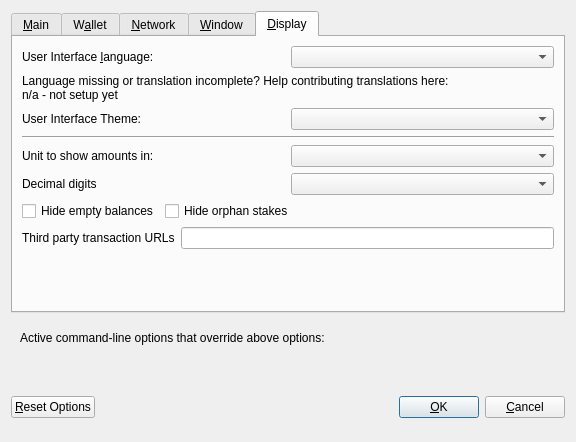
<?xml version="1.0" encoding="UTF-8"?>
<ui version="4.0">
 <class>OptionsDialog</class>
 <widget class="QDialog" name="OptionsDialog">
  <property name="geometry">
   <rect>
    <x>0</x>
    <y>0</y>
    <width>576</width>
    <height>442</height>
   </rect>
  </property>
  <property name="windowTitle">
   <string>Options</string>
  </property>
  <property name="modal">
   <bool>true</bool>
  </property>
  <layout class="QVBoxLayout" name="verticalLayout">
   <item>
    <widget class="QTabWidget" name="tabWidget">
     <property name="currentIndex">
      <number>4</number>
     </property>
     <widget class="QWidget" name="tabMain">
      <attribute name="title">
       <string>&amp;Main</string>
      </attribute>
      <layout class="QVBoxLayout" name="verticalLayout_Main">
       <item>
        <widget class="QCheckBox" name="bitcoinAtStartup">
         <property name="toolTip">
          <string>Automatically start Novacash after logging in to the system.</string>
         </property>
         <property name="text">
          <string>&amp;Start Novacash on system login</string>
         </property>
        </widget>
       </item>
       <item>
        <layout class="QHBoxLayout" name="horizontalLayout_2_Main">
         <item>
          <widget class="QLabel" name="databaseCacheLabel">
           <property name="text">
            <string>Size of &amp;database cache</string>
           </property>
           <property name="textFormat">
            <enum>Qt::PlainText</enum>
           </property>
           <property name="buddy">
            <cstring>databaseCache</cstring>
           </property>
          </widget>
         </item>
         <item>
          <widget class="QSpinBox" name="databaseCache"/>
         </item>
         <item>
          <widget class="QLabel" name="databaseCacheUnitLabel">
           <property name="text">
            <string>MB</string>
           </property>
           <property name="textFormat">
            <enum>Qt::PlainText</enum>
           </property>
          </widget>
         </item>
         <item>
          <spacer name="horizontalSpacer_2_Main">
           <property name="orientation">
            <enum>Qt::Horizontal</enum>
           </property>
           <property name="sizeHint" stdset="0">
            <size>
             <width>40</width>
             <height>20</height>
            </size>
           </property>
          </spacer>
         </item>
        </layout>
       </item>
       <item>
        <layout class="QHBoxLayout" name="horizontalLayout_3_Main">
         <item>
          <widget class="QLabel" name="threadsScriptVerifLabel">
           <property name="text">
            <string>Number of script &amp;verification threads</string>
           </property>
           <property name="textFormat">
            <enum>Qt::PlainText</enum>
           </property>
           <property name="buddy">
            <cstring>threadsScriptVerif</cstring>
           </property>
          </widget>
         </item>
         <item>
          <widget class="QSpinBox" name="threadsScriptVerif">
           <property name="toolTip">
            <string>(0 = auto, &lt;0 = leave that many cores free)</string>
           </property>
          </widget>
         </item>
         <item>
          <spacer name="horizontalSpacer_3_Main">
           <property name="orientation">
            <enum>Qt::Horizontal</enum>
           </property>
           <property name="sizeHint" stdset="0">
            <size>
             <width>40</width>
             <height>20</height>
            </size>
           </property>
          </spacer>
         </item>
        </layout>
       </item>
       <item>
        <spacer name="verticalSpacer_2">
         <property name="orientation">
          <enum>Qt::Vertical</enum>
         </property>
         <property name="sizeHint" stdset="0">
          <size>
           <width>20</width>
           <height>40</height>
          </size>
         </property>
        </spacer>
       </item>
       <item>
        <widget class="QWidget" name="verticalZnovaOptionsWidget" native="true">
         <layout class="QVBoxLayout" name="verticalZnovaOptionsLayout">
          <property name="leftMargin">
           <number>0</number>
          </property>
          <property name="topMargin">
           <number>0</number>
          </property>
          <property name="rightMargin">
           <number>0</number>
          </property>
          <property name="bottomMargin">
           <number>0</number>
          </property>
          <item>
           <layout class="QHBoxLayout" name="horizontalAutomintingLayout">
            <item>
             <widget class="QCheckBox" name="checkBoxZeromintEnable">
              <property name="toolTip">
               <string>Enable automatic minting of NOVA units to zNOVA</string>
              </property>
              <property name="layoutDirection">
               <enum>Qt::LeftToRight</enum>
              </property>
              <property name="text">
               <string>Enable zNOVA Automint</string>
              </property>
             </widget>
            </item>
            <item>
             <widget class="QCheckBox" name="checkBoxZeromintAddresses">
              <property name="toolTip">
               <string>Enable automatic zNOVA minting from specific addresses</string>
              </property>
              <property name="layoutDirection">
               <enum>Qt::LeftToRight</enum>
              </property>
              <property name="text">
               <string>Enable Automint Addresses</string>
              </property>
             </widget>
            </item>
           </layout>
          </item>
          <item>
           <layout class="QHBoxLayout" name="horizontalZmintPercentageLayout">
            <item>
             <widget class="QLabel" name="percentage_label">
              <property name="toolTip">
               <string>Percentage of incoming NOVA which get automatically converted to zNOVA via Zerocoin Protocol (min: 10%)</string>
              </property>
              <property name="text">
               <string>Percentage of autominted zNOVA</string>
              </property>
             </widget>
            </item>
            <item>
             <widget class="QSpinBox" name="zeromintPercentage">
              <property name="minimum">
               <number>1</number>
              </property>
              <property name="maximum">
               <number>100</number>
              </property>
             </widget>
            </item>
           </layout>
          </item>
          <item>
           <layout class="QHBoxLayout" name="horizontalLayout" stretch="0,0">
            <property name="sizeConstraint">
             <enum>QLayout::SetFixedSize</enum>
            </property>
            <item>
             <widget class="QLabel" name="labelPreferredDenom">
              <property name="maximumSize">
               <size>
                <width>16777215</width>
                <height>16777215</height>
               </size>
              </property>
              <property name="toolTip">
               <string>Wait with automatic conversion to Zerocoin until enough NOVA for this denomination is available</string>
              </property>
              <property name="text">
               <string>Preferred Automint zNOVA Denomination</string>
              </property>
             </widget>
            </item>
            <item>
             <widget class="QComboBox" name="preferredDenom">
              <property name="maximumSize">
               <size>
                <width>16777215</width>
                <height>27</height>
               </size>
              </property>
              <property name="toolTip">
               <string>Wait with automatic conversion to Zerocoin until enough NOVA for this denomination is available</string>
              </property>
              <property name="maxVisibleItems">
               <number>9</number>
              </property>
              <property name="maxCount">
               <number>9</number>
              </property>
             </widget>
            </item>
           </layout>
          </item>
         </layout>
        </widget>
       </item>
      </layout>
     </widget>
     <widget class="QWidget" name="tabWallet">
      <attribute name="title">
       <string>W&amp;allet</string>
      </attribute>
      <layout class="QVBoxLayout" name="verticalLayout_Wallet">
       <item>
        <layout class="QHBoxLayout" name="horizontalLayout_2_Wallet">
         <item>
          <widget class="QLabel" name="labelStakeSplitThresholdText">
           <property name="text">
            <string>Stake split threshold:</string>
           </property>
          </widget>
         </item>
         <item>
          <widget class="QSpinBox" name="spinBoxStakeSplitThreshold">
           <property name="minimum">
            <number>1</number>
           </property>
           <property name="maximum">
            <number>999999</number>
           </property>
          </widget>
         </item>
        </layout>
       </item>
       <item>
        <widget class="QGroupBox" name="groupBox">
         <property name="title">
          <string>Expert</string>
         </property>
         <layout class="QVBoxLayout" name="verticalLayout_2">
          <item>
           <widget class="QCheckBox" name="coinControlFeatures">
            <property name="toolTip">
             <string>Whether to show coin control features or not.</string>
            </property>
            <property name="text">
             <string>Enable coin &amp;control features</string>
            </property>
           </widget>
          </item>
          <item>
           <widget class="QCheckBox" name="showMasternodesTab">
            <property name="toolTip">
             <string>Show additional tab listing all your masternodes in first sub-tab&lt;br/&gt;and all masternodes on the network in second sub-tab.</string>
            </property>
            <property name="text">
             <string>Show Masternodes Tab</string>
            </property>
           </widget>
          </item>
          <item>
           <widget class="QCheckBox" name="spendZeroConfChange">
            <property name="toolTip">
             <string>If you disable the spending of unconfirmed change, the change from a transaction&lt;br/&gt;cannot be used until that transaction has at least one confirmation.&lt;br/&gt;This also affects how your balance is computed.</string>
            </property>
            <property name="text">
             <string>&amp;Spend unconfirmed change</string>
            </property>
           </widget>
          </item>
         </layout>
        </widget>
       </item>
       <item>
        <spacer name="verticalSpacer_Wallet">
         <property name="orientation">
          <enum>Qt::Vertical</enum>
         </property>
         <property name="sizeHint" stdset="0">
          <size>
           <width>20</width>
           <height>40</height>
          </size>
         </property>
        </spacer>
       </item>
      </layout>
     </widget>
     <widget class="QWidget" name="tabNetwork">
      <attribute name="title">
       <string>&amp;Network</string>
      </attribute>
      <layout class="QVBoxLayout" name="verticalLayout_Network">
       <item>
        <widget class="QCheckBox" name="mapPortUpnp">
         <property name="toolTip">
          <string>Automatically open the Novacash client port on the router. This only works when your router supports UPnP and it is enabled.</string>
         </property>
         <property name="text">
          <string>Map port using &amp;UPnP</string>
         </property>
        </widget>
       </item>
       <item>
        <widget class="QCheckBox" name="allowIncoming">
         <property name="toolTip">
          <string>Accept connections from outside</string>
         </property>
         <property name="text">
          <string>Allow incoming connections</string>
         </property>
        </widget>
       </item>
       <item>
        <widget class="QCheckBox" name="connectSocks">
         <property name="toolTip">
          <string>Connect to the Novacash network through a SOCKS5 proxy.</string>
         </property>
         <property name="text">
          <string>&amp;Connect through SOCKS5 proxy (default proxy):</string>
         </property>
        </widget>
       </item>
       <item>
        <layout class="QHBoxLayout" name="horizontalLayout_1_Network">
         <item>
          <widget class="QLabel" name="proxyIpLabel">
           <property name="text">
            <string>Proxy &amp;IP:</string>
           </property>
           <property name="textFormat">
            <enum>Qt::PlainText</enum>
           </property>
           <property name="buddy">
            <cstring>proxyIp</cstring>
           </property>
          </widget>
         </item>
         <item>
          <widget class="QValidatedLineEdit" name="proxyIp">
           <property name="minimumSize">
            <size>
             <width>140</width>
             <height>0</height>
            </size>
           </property>
           <property name="maximumSize">
            <size>
             <width>140</width>
             <height>16777215</height>
            </size>
           </property>
           <property name="toolTip">
            <string>IP address of the proxy (e.g. IPv4: 127.0.0.1 / IPv6: ::1)</string>
           </property>
          </widget>
         </item>
         <item>
          <widget class="QLabel" name="proxyPortLabel">
           <property name="text">
            <string>&amp;Port:</string>
           </property>
           <property name="textFormat">
            <enum>Qt::PlainText</enum>
           </property>
           <property name="buddy">
            <cstring>proxyPort</cstring>
           </property>
          </widget>
         </item>
         <item>
          <widget class="QLineEdit" name="proxyPort">
           <property name="minimumSize">
            <size>
             <width>55</width>
             <height>0</height>
            </size>
           </property>
           <property name="maximumSize">
            <size>
             <width>55</width>
             <height>16777215</height>
            </size>
           </property>
           <property name="toolTip">
            <string>Port of the proxy (e.g. 9050)</string>
           </property>
          </widget>
         </item>
         <item>
          <spacer name="horizontalSpacer_1_Network">
           <property name="orientation">
            <enum>Qt::Horizontal</enum>
           </property>
           <property name="sizeHint" stdset="0">
            <size>
             <width>40</width>
             <height>20</height>
            </size>
           </property>
          </spacer>
         </item>
        </layout>
       </item>
       <item>
        <spacer name="verticalSpacer_Network">
         <property name="orientation">
          <enum>Qt::Vertical</enum>
         </property>
         <property name="sizeHint" stdset="0">
          <size>
           <width>20</width>
           <height>40</height>
          </size>
         </property>
        </spacer>
       </item>
      </layout>
     </widget>
     <widget class="QWidget" name="tabWindow">
      <attribute name="title">
       <string>&amp;Window</string>
      </attribute>
      <layout class="QVBoxLayout" name="verticalLayout_Window">
       <item>
        <widget class="QCheckBox" name="minimizeToTray">
         <property name="toolTip">
          <string>Show only a tray icon after minimizing the window.</string>
         </property>
         <property name="text">
          <string>&amp;Minimize to the tray instead of the taskbar</string>
         </property>
        </widget>
       </item>
       <item>
        <widget class="QCheckBox" name="minimizeOnClose">
         <property name="toolTip">
          <string>Minimize instead of exit the application when the window is closed. When this option is enabled, the application will be closed only after selecting Quit in the menu.</string>
         </property>
         <property name="text">
          <string>M&amp;inimize on close</string>
         </property>
        </widget>
       </item>
       <item>
        <spacer name="verticalSpacer_Window">
         <property name="orientation">
          <enum>Qt::Vertical</enum>
         </property>
         <property name="sizeHint" stdset="0">
          <size>
           <width>20</width>
           <height>40</height>
          </size>
         </property>
        </spacer>
       </item>
      </layout>
     </widget>
     <widget class="QWidget" name="tabDisplay">
      <attribute name="title">
       <string>&amp;Display</string>
      </attribute>
      <layout class="QVBoxLayout" name="verticalLayout_Display">
       <item>
        <layout class="QHBoxLayout" name="horizontalLayout_1_Display">
         <item>
          <widget class="QLabel" name="langLabel">
           <property name="text">
            <string>User Interface &amp;language:</string>
           </property>
           <property name="textFormat">
            <enum>Qt::PlainText</enum>
           </property>
           <property name="buddy">
            <cstring>lang</cstring>
           </property>
          </widget>
         </item>
         <item>
          <widget class="QValueComboBox" name="lang">
           <property name="toolTip">
            <string>The user interface language can be set here. This setting will take effect after restarting Novacash.</string>
           </property>
          </widget>
         </item>
        </layout>
       </item>
       <item>
        <widget class="QLabel" name="label_3">
         <property name="toolTip">
          <string notr="true"/>
         </property>
         <property name="statusTip">
          <string notr="true"/>
         </property>
         <property name="whatsThis">
          <string notr="true"/>
         </property>
         <property name="accessibleName">
          <string notr="true"/>
         </property>
         <property name="text">
          <string>&lt;html&gt;&lt;head/&gt;&lt;body&gt;&lt;p&gt;Language missing or translation incomplete? Help contributing translations here:&lt;br/&gt;n/a - not setup yet&lt;/p&gt;&lt;/body&gt;&lt;/html&gt;</string>
         </property>
         <property name="wordWrap">
          <bool>true</bool>
         </property>
         <property name="openExternalLinks">
          <bool>true</bool>
         </property>
         <property name="textInteractionFlags">
          <set>Qt::TextBrowserInteraction</set>
         </property>
        </widget>
       </item>
       <item>
        <layout class="QHBoxLayout" name="horizontalLayout_2_Display" stretch="0,0">
         <item>
          <widget class="QLabel" name="themeLabel">
           <property name="text">
            <string>User Interface Theme:</string>
           </property>
          </widget>
         </item>
         <item>
          <widget class="QValueComboBox" name="theme"/>
         </item>
        </layout>
       </item>
       <item>
        <widget class="QWidget" name="verticalZnovaDisplayWidget" native="true">
         <layout class="QVBoxLayout" name="verticalZnovaDisplayLayout">
          <property name="leftMargin">
           <number>0</number>
          </property>
          <property name="topMargin">
           <number>0</number>
          </property>
          <property name="rightMargin">
           <number>0</number>
          </property>
          <property name="bottomMargin">
           <number>0</number>
          </property>
          <item>
           <widget class="Line" name="line">
            <property name="orientation">
             <enum>Qt::Horizontal</enum>
            </property>
           </widget>
          </item>
          <item>
           <layout class="QHBoxLayout" name="horizontalLayout_3_Display">
            <item>
             <widget class="QLabel" name="unitLabel">
              <property name="text">
               <string>Unit to show amounts in:</string>
              </property>
              <property name="textFormat">
               <enum>Qt::PlainText</enum>
              </property>
             </widget>
            </item>
            <item>
             <widget class="QValueComboBox" name="unit">
              <property name="toolTip">
               <string>Choose the default subdivision unit to show in the interface and when sending coins.</string>
              </property>
             </widget>
            </item>
           </layout>
          </item>
          <item>
           <layout class="QHBoxLayout" name="horizontalLayout_4_Display">
            <item>
             <widget class="QLabel" name="digitsLabel">
              <property name="text">
               <string>Decimal digits</string>
              </property>
             </widget>
            </item>
            <item>
             <widget class="QValueComboBox" name="digits"/>
            </item>
           </layout>
          </item>
          <item>
           <layout class="QHBoxLayout" name="horizontalLayout_5_Display">
            <item>
             <widget class="QCheckBox" name="checkBoxHideZeroBalances">
              <property name="toolTip">
               <string>Hide empty balances</string>
              </property>
              <property name="layoutDirection">
               <enum>Qt::LeftToRight</enum>
              </property>
              <property name="text">
               <string>Hide empty balances</string>
              </property>
             </widget>
            </item>
            <item>
             <widget class="QCheckBox" name="checkBoxHideOrphans">
              <property name="toolTip">
               <string>Hide orphan stakes in transaction lists</string>
              </property>
              <property name="text">
               <string>Hide orphan stakes</string>
              </property>
             </widget>
            </item>
            <item>
             <spacer name="horizontalSpacer">
              <property name="orientation">
               <enum>Qt::Horizontal</enum>
              </property>
              <property name="sizeHint" stdset="0">
               <size>
                <width>40</width>
                <height>20</height>
               </size>
              </property>
             </spacer>
            </item>
           </layout>
          </item>
          <item>
           <layout class="QHBoxLayout" name="horizontalLayout_6_Display">
            <item>
             <widget class="QLabel" name="thirdPartyTxUrlsLabel">
              <property name="toolTip">
               <string>Third party URLs (e.g. a block explorer) that appear in the transactions tab as context menu items. %s in the URL is replaced by transaction hash. Multiple URLs are separated by vertical bar |.</string>
              </property>
              <property name="text">
               <string>Third party transaction URLs</string>
              </property>
             </widget>
            </item>
            <item>
             <widget class="QLineEdit" name="thirdPartyTxUrls">
              <property name="toolTip">
               <string>Third party URLs (e.g. a block explorer) that appear in the transactions tab as context menu items. %s in the URL is replaced by transaction hash. Multiple URLs are separated by vertical bar |.</string>
              </property>
             </widget>
            </item>
           </layout>
          </item>
         </layout>
        </widget>
       </item>
       <item>
        <spacer name="verticalSpacer">
         <property name="orientation">
          <enum>Qt::Vertical</enum>
         </property>
         <property name="sizeHint" stdset="0">
          <size>
           <width>20</width>
           <height>40</height>
          </size>
         </property>
        </spacer>
       </item>
      </layout>
     </widget>
    </widget>
   </item>
   <item>
    <widget class="QFrame" name="frame">
     <layout class="QVBoxLayout" name="verticalLayout_Bottom">
      <item>
       <layout class="QHBoxLayout" name="horizontalLayout_Bottom">
        <item>
         <widget class="QLabel" name="overriddenByCommandLineInfoLabel">
          <property name="text">
           <string>Active command-line options that override above options:</string>
          </property>
          <property name="textFormat">
           <enum>Qt::PlainText</enum>
          </property>
         </widget>
        </item>
        <item>
         <spacer name="horizontalSpacer_Bottom">
          <property name="orientation">
           <enum>Qt::Horizontal</enum>
          </property>
          <property name="sizeHint" stdset="0">
           <size>
            <width>40</width>
            <height>20</height>
           </size>
          </property>
         </spacer>
        </item>
       </layout>
      </item>
      <item>
       <widget class="QLabel" name="overriddenByCommandLineLabel">
        <property name="text">
         <string/>
        </property>
        <property name="textFormat">
         <enum>Qt::PlainText</enum>
        </property>
        <property name="wordWrap">
         <bool>true</bool>
        </property>
       </widget>
      </item>
     </layout>
    </widget>
   </item>
   <item>
    <layout class="QHBoxLayout" name="horizontalLayout_Buttons">
     <item>
      <widget class="QPushButton" name="resetButton">
       <property name="toolTip">
        <string>Reset all client options to default.</string>
       </property>
       <property name="text">
        <string>&amp;Reset Options</string>
       </property>
       <property name="autoDefault">
        <bool>false</bool>
       </property>
      </widget>
     </item>
     <item>
      <spacer name="horizontalSpacer_1">
       <property name="orientation">
        <enum>Qt::Horizontal</enum>
       </property>
       <property name="sizeHint" stdset="0">
        <size>
         <width>40</width>
         <height>48</height>
        </size>
       </property>
      </spacer>
     </item>
     <item>
      <widget class="QLabel" name="statusLabel">
       <property name="minimumSize">
        <size>
         <width>200</width>
         <height>0</height>
        </size>
       </property>
       <property name="font">
        <font>
         <weight>75</weight>
         <bold>true</bold>
        </font>
       </property>
       <property name="text">
        <string/>
       </property>
       <property name="textFormat">
        <enum>Qt::PlainText</enum>
       </property>
       <property name="wordWrap">
        <bool>true</bool>
       </property>
      </widget>
     </item>
     <item>
      <spacer name="horizontalSpacer_2">
       <property name="orientation">
        <enum>Qt::Horizontal</enum>
       </property>
       <property name="sizeHint" stdset="0">
        <size>
         <width>40</width>
         <height>48</height>
        </size>
       </property>
      </spacer>
     </item>
     <item>
      <widget class="QPushButton" name="okButton">
       <property name="text">
        <string>&amp;OK</string>
       </property>
       <property name="autoDefault">
        <bool>false</bool>
       </property>
       <property name="default">
        <bool>true</bool>
       </property>
      </widget>
     </item>
     <item>
      <widget class="QPushButton" name="cancelButton">
       <property name="text">
        <string>&amp;Cancel</string>
       </property>
       <property name="autoDefault">
        <bool>false</bool>
       </property>
      </widget>
     </item>
    </layout>
   </item>
  </layout>
 </widget>
 <customwidgets>
  <customwidget>
   <class>QValidatedLineEdit</class>
   <extends>QLineEdit</extends>
   <header>qvalidatedlineedit.h</header>
  </customwidget>
  <customwidget>
   <class>QValueComboBox</class>
   <extends>QComboBox</extends>
   <header>qvaluecombobox.h</header>
  </customwidget>
 </customwidgets>
 <resources/>
 <connections/>
</ui>
